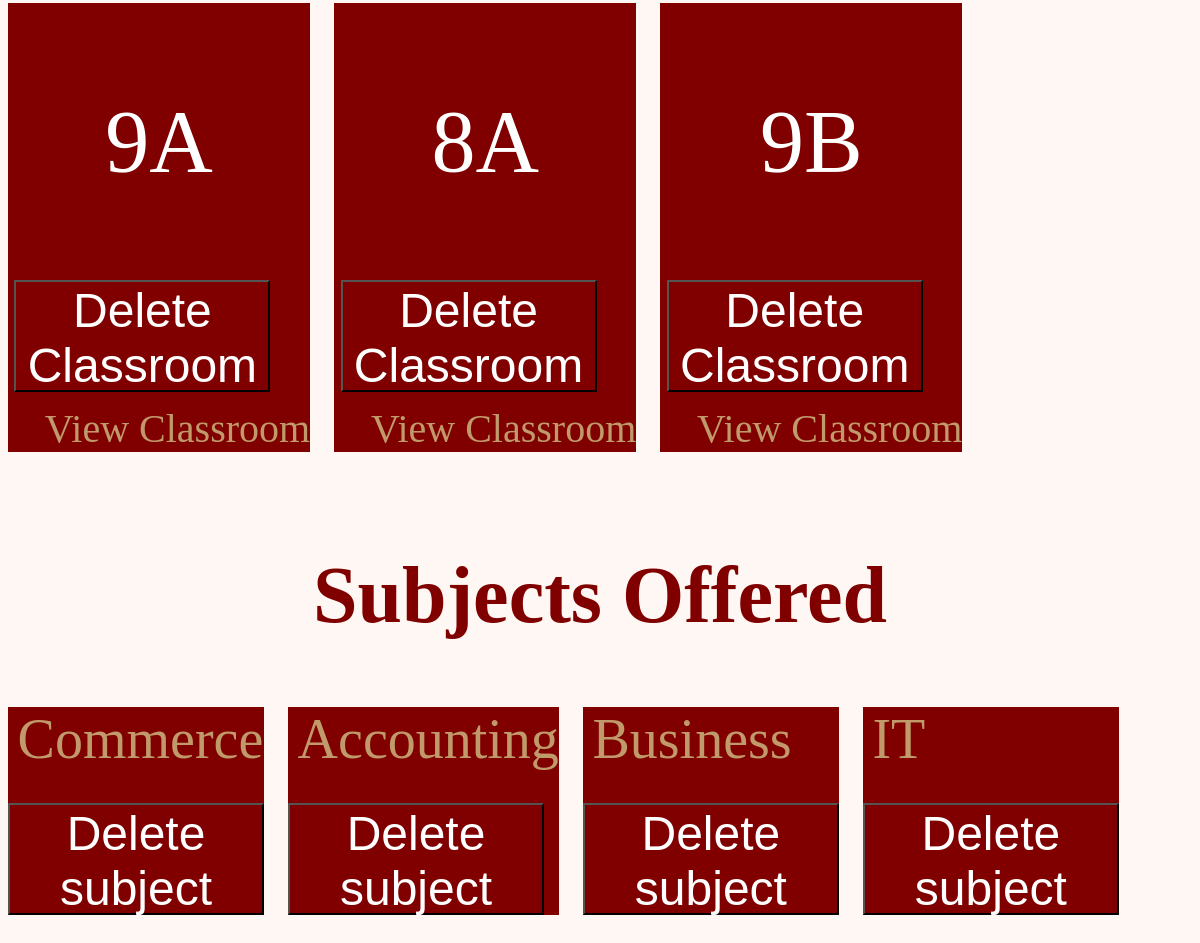
Before: /adminPage (signed in, lower part) with the older database file.
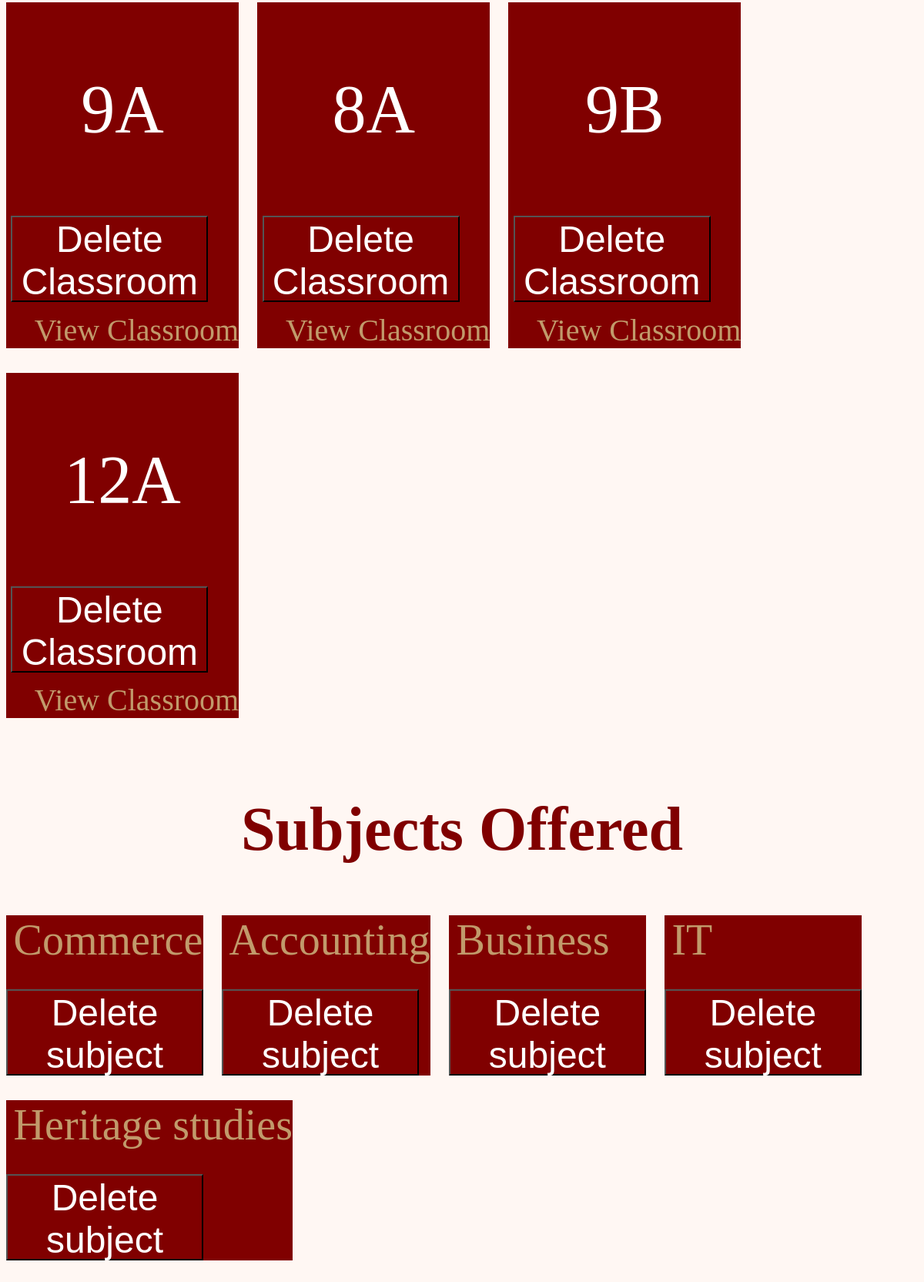
After: the same page with the newer database file.
### studentTrack/models.py (models this page shows, shortened)
class Classroom(models.Model):
    grade= models.IntegerField(validators=[MinValueValidator(1), MaxValueValidator(13)])
    room = models.CharField(max_length=1)
    year = models.IntegerField(validators=[MinValueValidator(1900),MaxValueValidator(currectYear)],default=currectYear)

class Subject(models.Model):
    name = models.CharField(max_length=30,unique=True)
    educator= models.ForeignKey(Teacher,on_delete=models.CASCADE)

### studentTrack/views.py (the view, shortened to what this page needs)
# urls.py: path('adminPage',views.adminPage,name='adminPage'),
def adminPage(request):
    user=User.objects.get(pk=request.user.id).role
    if request.method=='GET' and user=='admin':
        classrooms=Classroom.objects.all()
        subjects=Subject.objects.all()
        roleForm = SelectRoleForm()
        createUserForm=CreateUser()
        return render(request, 'adminPage.html',{
            'userForm':createUserForm,
            'form':roleForm,
            'classes':classrooms,
            "subjects":subjects,
            })

### studentTrack/templates/adminPage.html (shortened to what this page needs)
{%extends "signupLayout.html"%}
{%block head%}
{%load static%}
<link rel="stylesheet" type="text/css" href="{%static "css/adminPage.css"%}">
{%endblock%}
{%block body%}
<section id='classrooms'>
{%for i in classes%}
<div class='classroom'>
    <p class='grade'>{{i.grade}}{{i.room}}</p>
    <form method="POST" action="{%url 'deleteClassroom' i.id%}">
        <button type='submit' id='deleteClassroom' class='button'>Delete Classroom</button>
    </form>
    <a class='links' id='viewClassroom' href="{%url 'viewClassroom' i.id%}">View Classroom</a>
</div>
{%endfor%}
</section>
    <h2 id='subjectsHeader' class='headers'>Subjects Offered</h2>
<section id='subjects'>
{%for s in subjects%}
<div class='subject'>
    <a id='subjectView' action="{%url 'subjectView' s.id%}">{{s.name}}</a>
    <form method="POST" action="{%url 'deleteSubject' s.id%}">
        <button id='deleteSubject' class='button' type='submit'>Delete subject</button>
    </form>
</div>
{%endfor%}
</section>
{%endblock%}

Changed rows visible on the page:
added Classroom: grade "12", room "A"
added Subject: name "Heritage studies"
